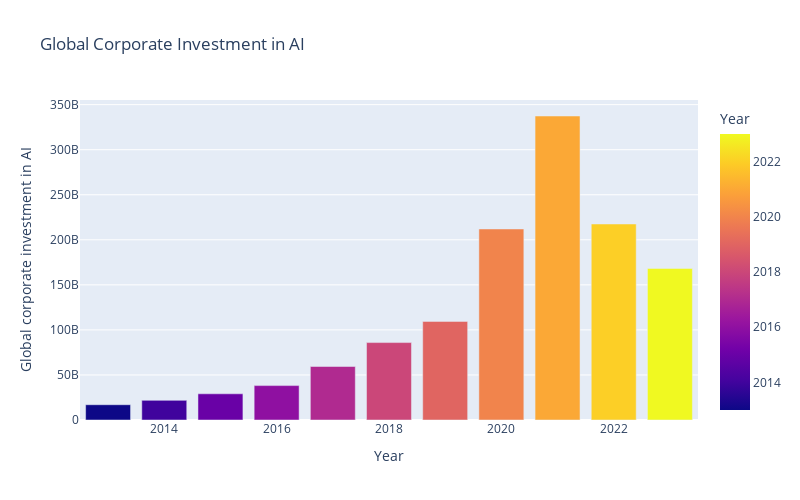

Notebook cell for this chart:
### Code cell
fig = px.bar(df, x='Year', y='Global corporate investment in AI',
             color='Year',
             height = 500, width = 800,
             title = 'Global Corporate Investment in AI')
# fig.update(layout_coloraxis_showscale=False)
fig.show()

### Figure 1 — Plotly figure (JSON) as saved in the notebook; plotly's stock layout.template omitted (floating-point values rounded to 4 significant figures)
{"data": [{"alignmentgroup": "True", "hovertemplate": "Year=%{marker.color}<br>Global corporate investment in AI=%{y}<extra></extra>", "legendgroup": "", "marker": {"color": [2013, 2014, 2015, 2016, 2017, 2018, 2019, 2020, 2021, 2022, 2023], "coloraxis": "coloraxis", "pattern": {"shape": ""}}, "name": "", "offsetgroup": "", "orientation": "v", "showlegend": false, "textposition": "auto", "type": "bar", "x": [2013, 2014, 2015, 2016, 2017, 2018, 2019, 2020, 2021, 2022, 2023], "xaxis": "x", "y": [16947452403, 21793308879, 29072854359, 38183017584, 59385279935, 85918060475, 109455247701, 212002677904, 337400000000, 217540668864, 168219155540], "yaxis": "y"}], "layout": {"barmode": "relative", "coloraxis": {"colorbar": {"title": {"text": "Year"}}, "colorscale": [[0, "#0d0887"], [0.1111, "#46039f"], [0.2222, "#7201a8"], [0.3333, "#9c179e"], [0.4444, "#bd3786"], [0.5556, "#d8576b"], [0.6667, "#ed7953"], [0.7778, "#fb9f3a"], [0.8889, "#fdca26"], [1, "#f0f921"]]}, "height": 500, "legend": {"tracegroupgap": 0}, "title": {"text": "Global Corporate Investment in AI"}, "width": 800, "xaxis": {"anchor": "y", "domain": [0, 1], "title": {"text": "Year"}}, "yaxis": {"anchor": "x", "domain": [0, 1], "title": {"text": "Global corporate investment in AI"}}}}
